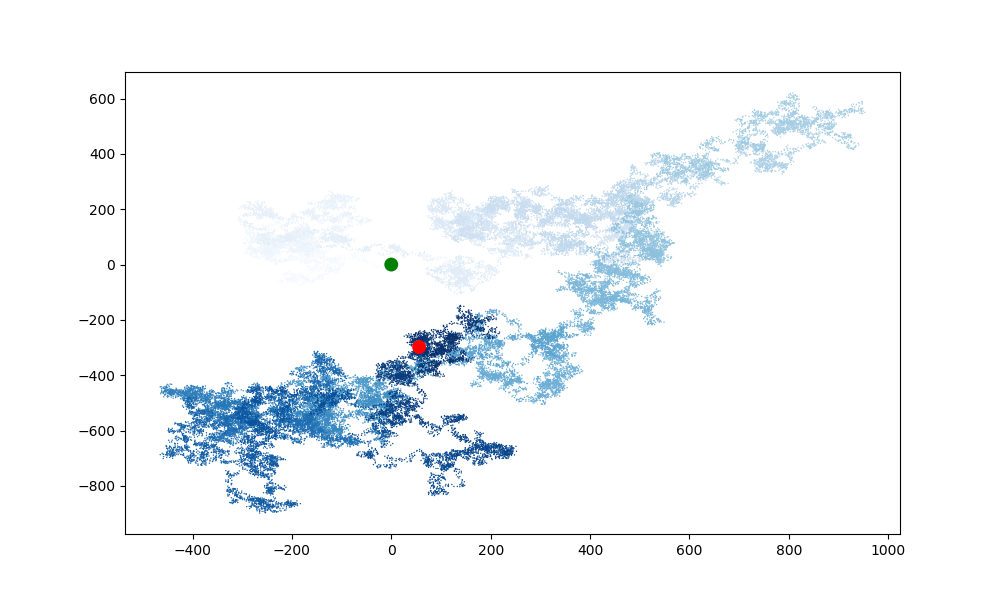

Here is the Python script that generated this plot:
# -*- coding:utf-8 -*-
import matplotlib.pyplot as plt 
from random_walk import RandomWalk

#只要程序处于活动状态，就不停的模拟随机漫步
while True:
    #创建一个RandomWalk实例，并将其包含的点绘制出来
    rw = RandomWalk()
    rw.fill_walk()
    
    #设置绘图窗口
    plt.figure(dpi=100, figsize=(10, 6))
    point_number = list(range(rw.num_points))
    plt.scatter(rw.x_values, rw.y_values, c=point_number, cmap=plt.cm.Blues,
        edgecolor='none', s=1)
    #plt.plot(rw.x_values, rw.y_values, linewidth=5)
        
    #突出起点和终点
    plt.scatter(0, 0, c='green', edgecolor='none', s=100)
    plt.scatter(rw.x_values[-1], rw.y_values[-1], c='red', edgecolor='none',
        s=100)
    plt.savefig('rw_visual.png')
    plt.show()
    
    keep_running = input("Make another walk?(y/n): ")
    if keep_running == "n":
        break